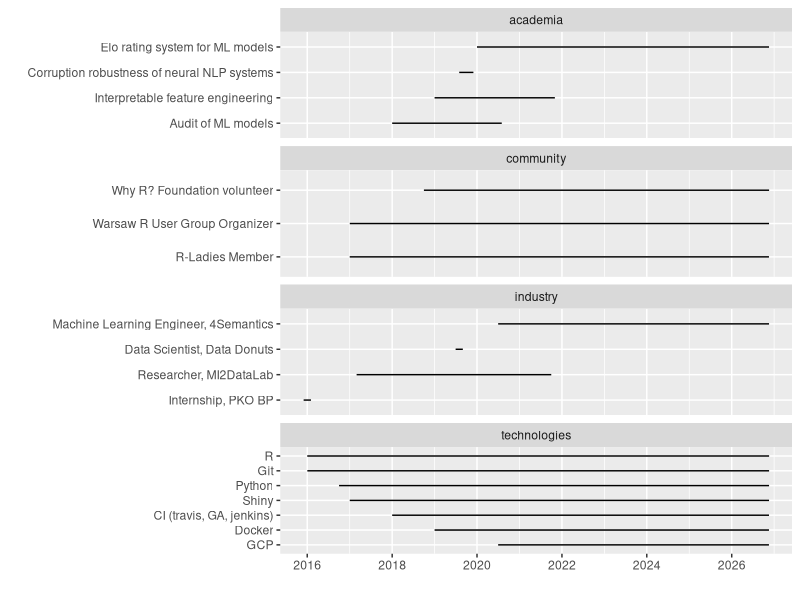

Generate this figure with R:
library(ggplot2)
library(lubridate)
library(dplyr)
library(tidyr)


timeline <- read.csv2("./data/timeline.csv") %>% 
  mutate(start = dmy(start), 
         end = as_date(ifelse(end == "Present", as_date(Sys.time()), dmy(end)))) %>% {
           rbind(filter(., type=="technologies") %>%
                   arrange(desc(start)),
                 filter(., type != "technologies") %>%
                   arrange(start))
         } %>%
  pivot_longer(col=c(start, end), names_to = "start_end", values_to = "time" ) %>% 
  mutate(name = factor(name, levels = unique(name)))


timeline_plot <- ggplot(timeline, aes(x = time, y = name, group = name)) +
  geom_line(position=position_dodge2(width = 1.5)) +
  facet_wrap(~ type, ncol = 1, scales = "free_y") +
  labs(x="", y="")
